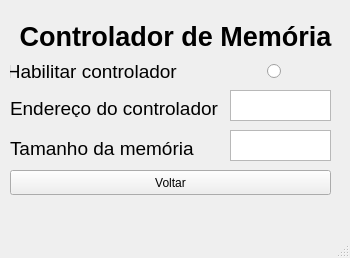
<?xml version="1.0" encoding="UTF-8"?>
<ui version="4.0">
 <class>Memoria</class>
 <widget class="QMainWindow" name="Memoria">
  <property name="geometry">
   <rect>
    <x>0</x>
    <y>0</y>
    <width>350</width>
    <height>258</height>
   </rect>
  </property>
  <property name="windowTitle">
   <string>MainWindow</string>
  </property>
  <widget class="QWidget" name="centralwidget">
   <widget class="QLabel" name="label">
    <property name="geometry">
     <rect>
      <x>10</x>
      <y>20</y>
      <width>331</width>
      <height>32</height>
     </rect>
    </property>
    <property name="palette">
     <palette>
      <active>
       <colorrole role="WindowText">
        <brush brushstyle="SolidPattern">
         <color alpha="255">
          <red>0</red>
          <green>0</green>
          <blue>0</blue>
         </color>
        </brush>
       </colorrole>
       <colorrole role="Button">
        <brush brushstyle="SolidPattern">
         <color alpha="255">
          <red>255</red>
          <green>255</green>
          <blue>255</blue>
         </color>
        </brush>
       </colorrole>
       <colorrole role="Light">
        <brush brushstyle="SolidPattern">
         <color alpha="255">
          <red>255</red>
          <green>255</green>
          <blue>255</blue>
         </color>
        </brush>
       </colorrole>
       <colorrole role="Midlight">
        <brush brushstyle="SolidPattern">
         <color alpha="255">
          <red>255</red>
          <green>255</green>
          <blue>255</blue>
         </color>
        </brush>
       </colorrole>
       <colorrole role="Dark">
        <brush brushstyle="SolidPattern">
         <color alpha="255">
          <red>127</red>
          <green>127</green>
          <blue>127</blue>
         </color>
        </brush>
       </colorrole>
       <colorrole role="Mid">
        <brush brushstyle="SolidPattern">
         <color alpha="255">
          <red>170</red>
          <green>170</green>
          <blue>170</blue>
         </color>
        </brush>
       </colorrole>
       <colorrole role="Text">
        <brush brushstyle="SolidPattern">
         <color alpha="255">
          <red>0</red>
          <green>0</green>
          <blue>0</blue>
         </color>
        </brush>
       </colorrole>
       <colorrole role="BrightText">
        <brush brushstyle="SolidPattern">
         <color alpha="255">
          <red>255</red>
          <green>255</green>
          <blue>255</blue>
         </color>
        </brush>
       </colorrole>
       <colorrole role="ButtonText">
        <brush brushstyle="SolidPattern">
         <color alpha="255">
          <red>0</red>
          <green>0</green>
          <blue>0</blue>
         </color>
        </brush>
       </colorrole>
       <colorrole role="Base">
        <brush brushstyle="SolidPattern">
         <color alpha="255">
          <red>255</red>
          <green>255</green>
          <blue>255</blue>
         </color>
        </brush>
       </colorrole>
       <colorrole role="Window">
        <brush brushstyle="SolidPattern">
         <color alpha="255">
          <red>255</red>
          <green>255</green>
          <blue>255</blue>
         </color>
        </brush>
       </colorrole>
       <colorrole role="Shadow">
        <brush brushstyle="SolidPattern">
         <color alpha="255">
          <red>0</red>
          <green>0</green>
          <blue>0</blue>
         </color>
        </brush>
       </colorrole>
       <colorrole role="AlternateBase">
        <brush brushstyle="SolidPattern">
         <color alpha="255">
          <red>255</red>
          <green>255</green>
          <blue>255</blue>
         </color>
        </brush>
       </colorrole>
       <colorrole role="ToolTipBase">
        <brush brushstyle="SolidPattern">
         <color alpha="255">
          <red>255</red>
          <green>255</green>
          <blue>220</blue>
         </color>
        </brush>
       </colorrole>
       <colorrole role="ToolTipText">
        <brush brushstyle="SolidPattern">
         <color alpha="255">
          <red>0</red>
          <green>0</green>
          <blue>0</blue>
         </color>
        </brush>
       </colorrole>
       <colorrole role="PlaceholderText">
        <brush brushstyle="SolidPattern">
         <color alpha="128">
          <red>0</red>
          <green>0</green>
          <blue>0</blue>
         </color>
        </brush>
       </colorrole>
      </active>
      <inactive>
       <colorrole role="WindowText">
        <brush brushstyle="SolidPattern">
         <color alpha="255">
          <red>0</red>
          <green>0</green>
          <blue>0</blue>
         </color>
        </brush>
       </colorrole>
       <colorrole role="Button">
        <brush brushstyle="SolidPattern">
         <color alpha="255">
          <red>255</red>
          <green>255</green>
          <blue>255</blue>
         </color>
        </brush>
       </colorrole>
       <colorrole role="Light">
        <brush brushstyle="SolidPattern">
         <color alpha="255">
          <red>255</red>
          <green>255</green>
          <blue>255</blue>
         </color>
        </brush>
       </colorrole>
       <colorrole role="Midlight">
        <brush brushstyle="SolidPattern">
         <color alpha="255">
          <red>255</red>
          <green>255</green>
          <blue>255</blue>
         </color>
        </brush>
       </colorrole>
       <colorrole role="Dark">
        <brush brushstyle="SolidPattern">
         <color alpha="255">
          <red>127</red>
          <green>127</green>
          <blue>127</blue>
         </color>
        </brush>
       </colorrole>
       <colorrole role="Mid">
        <brush brushstyle="SolidPattern">
         <color alpha="255">
          <red>170</red>
          <green>170</green>
          <blue>170</blue>
         </color>
        </brush>
       </colorrole>
       <colorrole role="Text">
        <brush brushstyle="SolidPattern">
         <color alpha="255">
          <red>0</red>
          <green>0</green>
          <blue>0</blue>
         </color>
        </brush>
       </colorrole>
       <colorrole role="BrightText">
        <brush brushstyle="SolidPattern">
         <color alpha="255">
          <red>255</red>
          <green>255</green>
          <blue>255</blue>
         </color>
        </brush>
       </colorrole>
       <colorrole role="ButtonText">
        <brush brushstyle="SolidPattern">
         <color alpha="255">
          <red>0</red>
          <green>0</green>
          <blue>0</blue>
         </color>
        </brush>
       </colorrole>
       <colorrole role="Base">
        <brush brushstyle="SolidPattern">
         <color alpha="255">
          <red>255</red>
          <green>255</green>
          <blue>255</blue>
         </color>
        </brush>
       </colorrole>
       <colorrole role="Window">
        <brush brushstyle="SolidPattern">
         <color alpha="255">
          <red>255</red>
          <green>255</green>
          <blue>255</blue>
         </color>
        </brush>
       </colorrole>
       <colorrole role="Shadow">
        <brush brushstyle="SolidPattern">
         <color alpha="255">
          <red>0</red>
          <green>0</green>
          <blue>0</blue>
         </color>
        </brush>
       </colorrole>
       <colorrole role="AlternateBase">
        <brush brushstyle="SolidPattern">
         <color alpha="255">
          <red>255</red>
          <green>255</green>
          <blue>255</blue>
         </color>
        </brush>
       </colorrole>
       <colorrole role="ToolTipBase">
        <brush brushstyle="SolidPattern">
         <color alpha="255">
          <red>255</red>
          <green>255</green>
          <blue>220</blue>
         </color>
        </brush>
       </colorrole>
       <colorrole role="ToolTipText">
        <brush brushstyle="SolidPattern">
         <color alpha="255">
          <red>0</red>
          <green>0</green>
          <blue>0</blue>
         </color>
        </brush>
       </colorrole>
       <colorrole role="PlaceholderText">
        <brush brushstyle="SolidPattern">
         <color alpha="128">
          <red>0</red>
          <green>0</green>
          <blue>0</blue>
         </color>
        </brush>
       </colorrole>
      </inactive>
      <disabled>
       <colorrole role="WindowText">
        <brush brushstyle="SolidPattern">
         <color alpha="255">
          <red>127</red>
          <green>127</green>
          <blue>127</blue>
         </color>
        </brush>
       </colorrole>
       <colorrole role="Button">
        <brush brushstyle="SolidPattern">
         <color alpha="255">
          <red>255</red>
          <green>255</green>
          <blue>255</blue>
         </color>
        </brush>
       </colorrole>
       <colorrole role="Light">
        <brush brushstyle="SolidPattern">
         <color alpha="255">
          <red>255</red>
          <green>255</green>
          <blue>255</blue>
         </color>
        </brush>
       </colorrole>
       <colorrole role="Midlight">
        <brush brushstyle="SolidPattern">
         <color alpha="255">
          <red>255</red>
          <green>255</green>
          <blue>255</blue>
         </color>
        </brush>
       </colorrole>
       <colorrole role="Dark">
        <brush brushstyle="SolidPattern">
         <color alpha="255">
          <red>127</red>
          <green>127</green>
          <blue>127</blue>
         </color>
        </brush>
       </colorrole>
       <colorrole role="Mid">
        <brush brushstyle="SolidPattern">
         <color alpha="255">
          <red>170</red>
          <green>170</green>
          <blue>170</blue>
         </color>
        </brush>
       </colorrole>
       <colorrole role="Text">
        <brush brushstyle="SolidPattern">
         <color alpha="255">
          <red>127</red>
          <green>127</green>
          <blue>127</blue>
         </color>
        </brush>
       </colorrole>
       <colorrole role="BrightText">
        <brush brushstyle="SolidPattern">
         <color alpha="255">
          <red>255</red>
          <green>255</green>
          <blue>255</blue>
         </color>
        </brush>
       </colorrole>
       <colorrole role="ButtonText">
        <brush brushstyle="SolidPattern">
         <color alpha="255">
          <red>127</red>
          <green>127</green>
          <blue>127</blue>
         </color>
        </brush>
       </colorrole>
       <colorrole role="Base">
        <brush brushstyle="SolidPattern">
         <color alpha="255">
          <red>255</red>
          <green>255</green>
          <blue>255</blue>
         </color>
        </brush>
       </colorrole>
       <colorrole role="Window">
        <brush brushstyle="SolidPattern">
         <color alpha="255">
          <red>255</red>
          <green>255</green>
          <blue>255</blue>
         </color>
        </brush>
       </colorrole>
       <colorrole role="Shadow">
        <brush brushstyle="SolidPattern">
         <color alpha="255">
          <red>0</red>
          <green>0</green>
          <blue>0</blue>
         </color>
        </brush>
       </colorrole>
       <colorrole role="AlternateBase">
        <brush brushstyle="SolidPattern">
         <color alpha="255">
          <red>255</red>
          <green>255</green>
          <blue>255</blue>
         </color>
        </brush>
       </colorrole>
       <colorrole role="ToolTipBase">
        <brush brushstyle="SolidPattern">
         <color alpha="255">
          <red>255</red>
          <green>255</green>
          <blue>220</blue>
         </color>
        </brush>
       </colorrole>
       <colorrole role="ToolTipText">
        <brush brushstyle="SolidPattern">
         <color alpha="255">
          <red>0</red>
          <green>0</green>
          <blue>0</blue>
         </color>
        </brush>
       </colorrole>
       <colorrole role="PlaceholderText">
        <brush brushstyle="SolidPattern">
         <color alpha="128">
          <red>0</red>
          <green>0</green>
          <blue>0</blue>
         </color>
        </brush>
       </colorrole>
      </disabled>
     </palette>
    </property>
    <property name="font">
     <font>
      <pointsize>20</pointsize>
      <weight>75</weight>
      <bold>true</bold>
     </font>
    </property>
    <property name="text">
     <string>Controlador de Memória</string>
    </property>
    <property name="alignment">
     <set>Qt::AlignCenter</set>
    </property>
   </widget>
   <widget class="QLabel" name="label_3">
    <property name="geometry">
     <rect>
      <x>10</x>
      <y>100</y>
      <width>221</width>
      <height>17</height>
     </rect>
    </property>
    <property name="font">
     <font>
      <pointsize>14</pointsize>
     </font>
    </property>
    <property name="text">
     <string>Endereço do controlador</string>
    </property>
    <property name="alignment">
     <set>Qt::AlignLeading|Qt::AlignLeft|Qt::AlignVCenter</set>
    </property>
   </widget>
   <widget class="QPushButton" name="Voltar">
    <property name="geometry">
     <rect>
      <x>10</x>
      <y>170</y>
      <width>321</width>
      <height>25</height>
     </rect>
    </property>
    <property name="text">
     <string>Voltar</string>
    </property>
   </widget>
   <widget class="QTextEdit" name="textEdit">
    <property name="geometry">
     <rect>
      <x>230</x>
      <y>90</y>
      <width>101</width>
      <height>31</height>
     </rect>
    </property>
   </widget>
   <widget class="QRadioButton" name="radioButton">
    <property name="geometry">
     <rect>
      <x>10</x>
      <y>60</y>
      <width>271</width>
      <height>23</height>
     </rect>
    </property>
    <property name="font">
     <font>
      <pointsize>14</pointsize>
     </font>
    </property>
    <property name="layoutDirection">
     <enum>Qt::RightToLeft</enum>
    </property>
    <property name="text">
     <string>Habilitar controlador                </string>
    </property>
   </widget>
   <widget class="QTextEdit" name="textEdit_2">
    <property name="geometry">
     <rect>
      <x>230</x>
      <y>130</y>
      <width>101</width>
      <height>31</height>
     </rect>
    </property>
   </widget>
   <widget class="QLabel" name="label_4">
    <property name="geometry">
     <rect>
      <x>10</x>
      <y>140</y>
      <width>221</width>
      <height>17</height>
     </rect>
    </property>
    <property name="font">
     <font>
      <pointsize>14</pointsize>
     </font>
    </property>
    <property name="text">
     <string>Tamanho da memória</string>
    </property>
    <property name="alignment">
     <set>Qt::AlignLeading|Qt::AlignLeft|Qt::AlignVCenter</set>
    </property>
   </widget>
  </widget>
  <widget class="QMenuBar" name="menubar">
   <property name="geometry">
    <rect>
     <x>0</x>
     <y>0</y>
     <width>350</width>
     <height>22</height>
    </rect>
   </property>
  </widget>
  <widget class="QStatusBar" name="statusbar"/>
 </widget>
 <resources/>
 <connections/>
</ui>
